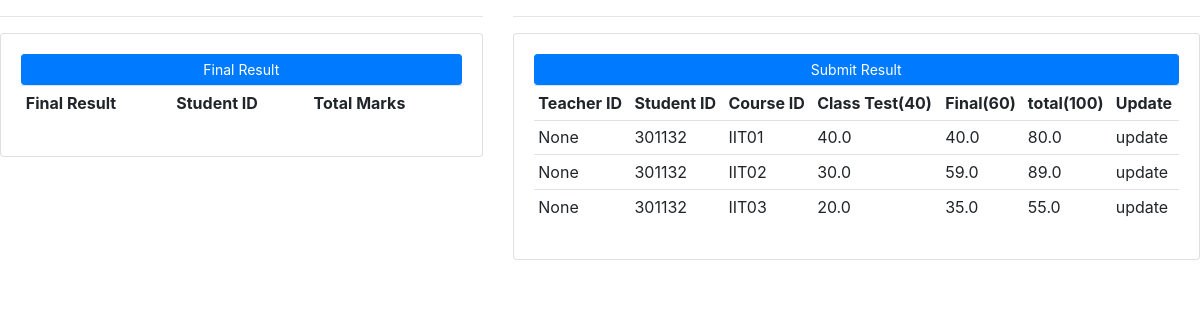
The page / on the database its author committed.
### result/models.py (models this page shows, shortened)
class ResultSubmission(models.Model):
    STUDENT_ID = (
        ('201132', '201132'),
        ('301132', '301132'),
        ('401132', '401132'),
        ('501132', '501132'),
        ('601132', '601132'),
    )
    COURSE_ID = (
        ('IIT01', 'IIT01'),
        ('IIT02', 'IIT02'),
        ('IIT03', 'IIT03'),
    )
    student_id = models.CharField(max_length=200, null=True, choices=STUDENT_ID)
    course_id = models.CharField(max_length=200, null=True, choices=COURSE_ID)
    class_test_mark = models.FloatField(null=True)
    final_mark = models.FloatField(null=True)
    date_created = models.DateTimeField(auto_now_add=True, null=True)

### result/views.py (the view)
# urls.py: path('', views.home)
def home(request):
    results = ResultSubmission.objects.all().annotate(total_mark=F('class_test_mark') + F('final_mark'))
    current_user = request.user
    teacher_id = current_user.id
    context = {'results': results, 'teacher_id': teacher_id}
    return render(request, 'result/home.html', context)

### result/templates/result/home.html (shortened to what this page needs)
<!DOCTYPE html>
<html>
<head>
	<link rel="stylesheet" href="https://stackpath.bootstrapcdn.com/bootstrap/4.3.1/css/bootstrap.min.css">
<body>
<div class="row">
	<div class="col-md-5">
		<hr>
		<div class="card card-body">
			<a class="btn btn-primary  btn-sm btn-block" href="">Final Result</a>
			<table class="table table-sm">
				<tr>
					<th>Final Result</th>
					<th>Student ID</th>
					<th>Total Marks</th>
				</tr>
			</table>
		</div>
	</div>
	<div class="col-md-7">
		<hr>
		<div class="card card-body">
			<a class="btn btn-primary  btn-sm btn-block" href="">Submit Result</a>
			<table class="table table-sm">
				<tr>
                    <th>Teacher ID</th>
					<th>Student ID</th>
					<th>Course ID</th>
					<th>Class Test(40)</th>
					<th>Final(60)</th>
					<th>total(100)</th>
					<th>Update</th>
				</tr>
				{% for i in results %}
				<tr>
					<td>{{ teacher_id }}</td>
					<td>{{ i.student_id }}</td>
					<td>{{ i.course_id }}</td>
					<td>{{ i.class_test_mark }}</td>
					<td>{{ i.final_mark }}</td>
					<td>{{ i.total_mark }}</td>
					<td>update</td>
				</tr>
				{% endfor %}
			</table>
		</div>
	</div>
</div>
</body>
</html>

### rows shown on the page
ResultSubmission: teacher_id "None", student_id "301132", course_id "IIT01", class_test_mark "40.0", final_mark "40.0", total_mark "80.0"
ResultSubmission: teacher_id "None", student_id "301132", course_id "IIT02", class_test_mark "30.0", final_mark "59.0", total_mark "89.0"
ResultSubmission: teacher_id "None", student_id "301132", course_id "IIT03", class_test_mark "20.0", final_mark "35.0", total_mark "55.0"
